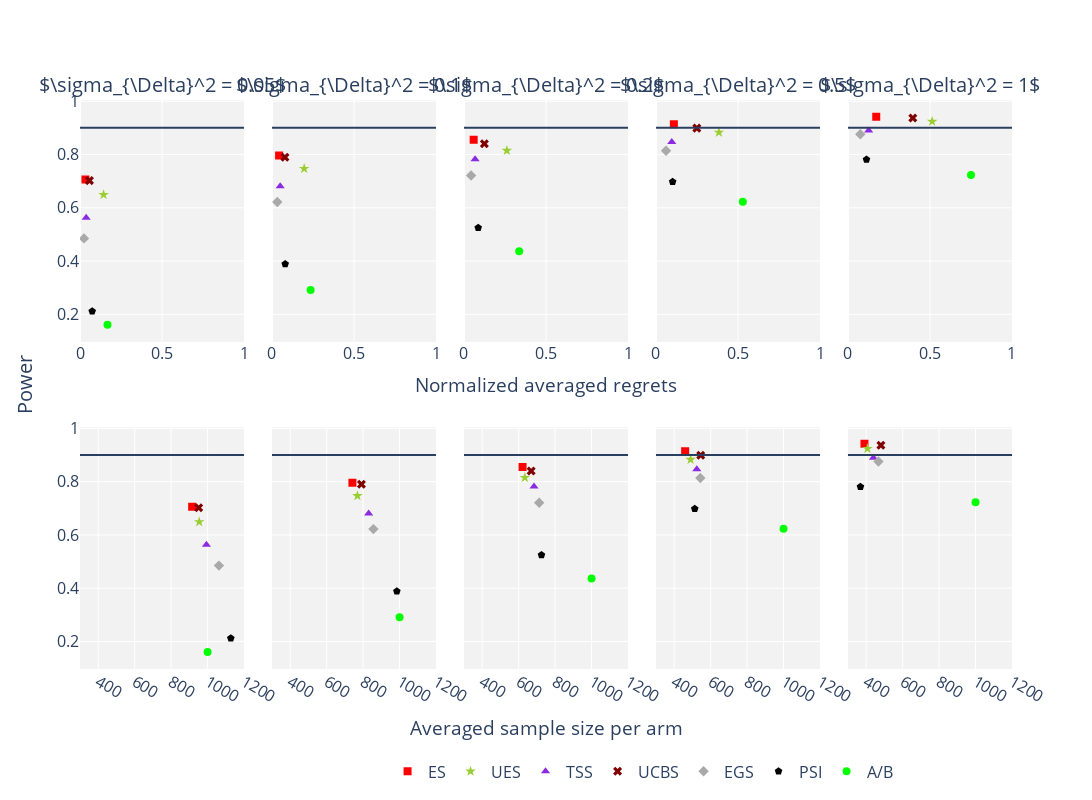

Notebook source saved alongside this figure:
### Code cell
df = pd.read_csv("res_sim_5arm_gauss_var_sigma.csv")
idx2key = {
    "0": r"$\sigma_{\Delta}^2 = 0.05$",
    "1": r"$\sigma_{\Delta}^2 = 0.1$",
    "2": r"$\sigma_{\Delta}^2 = 0.2$",
    "3": r"$\sigma_{\Delta}^2 = 0.5$",
    "4": r"$\sigma_{\Delta}^2 = 1$",
}
algos = ["ES", "UES", "TSS", "UCBS", "EGS", "PSI", "A/B"]
key2data = get_key2data(df, idx2key, algos)
print(key2data)
fig = sd_return_fig(algos, key2data, 0.21, True, [[0.00, 1.0], [300, 1200]], 8, 0.9)
# print(fig.layout)
fig.show()
plotly.io.write_image(fig, 'sim_5arm_gauss_var_sigma.pdf', format='pdf')

### Figure 1 — Plotly figure (JSON) as saved in the notebook; plotly's stock layout.template omitted (floating-point values rounded to 4 significant figures)
{"data": [{"legendgroup": "ES", "marker": {"color": ["red"], "size": 8, "symbol": ["square"]}, "mode": "markers", "name": "ES", "orientation": "h", "showlegend": true, "type": "scatter", "x": [0.03333], "xaxis": "x", "y": [0.706], "yaxis": "y"}, {"legendgroup": "ES", "marker": {"color": ["red"], "size": 8, "symbol": ["square"]}, "mode": "markers", "name": "ES", "orientation": "h", "showlegend": false, "type": "scatter", "x": [915.4], "xaxis": "x6", "y": [0.706], "yaxis": "y6"}, {"legendgroup": "UES", "marker": {"color": ["yellowgreen"], "size": 8, "symbol": ["star"]}, "mode": "markers", "name": "UES", "orientation": "h", "showlegend": true, "type": "scatter", "x": [0.1438], "xaxis": "x", "y": [0.649], "yaxis": "y"}, {"legendgroup": "UES", "marker": {"color": ["yellowgreen"], "size": 8, "symbol": ["star"]}, "mode": "markers", "name": "UES", "orientation": "h", "showlegend": false, "type": "scatter", "x": [954.1], "xaxis": "x6", "y": [0.649], "yaxis": "y6"}, {"legendgroup": "TSS", "marker": {"color": ["blueviolet"], "size": 8, "symbol": ["triangle-up"]}, "mode": "markers", "name": "TSS", "orientation": "h", "showlegend": true, "type": "scatter", "x": [0.03762], "xaxis": "x", "y": [0.563], "yaxis": "y"}, {"legendgroup": "TSS", "marker": {"color": ["blueviolet"], "size": 8, "symbol": ["triangle-up"]}, "mode": "markers", "name": "TSS", "orientation": "h", "showlegend": false, "type": "scatter", "x": [993.6], "xaxis": "x6", "y": [0.563], "yaxis": "y6"}, {"legendgroup": "UCBS", "marker": {"color": ["maroon"], "size": 8, "symbol": ["x"]}, "mode": "markers", "name": "UCBS", "orientation": "h", "showlegend": true, "type": "scatter", "x": [0.05762], "xaxis": "x", "y": [0.702], "yaxis": "y"}, {"legendgroup": "UCBS", "marker": {"color": ["maroon"], "size": 8, "symbol": ["x"]}, "mode": "markers", "name": "UCBS", "orientation": "h", "showlegend": false, "type": "scatter", "x": [951.3], "xaxis": "x6", "y": [0.702], "yaxis": "y6"}, {"legendgroup": "EGS", "marker": {"color": ["darkgray"], "size": 8, "symbol": ["diamond"]}, "mode": "markers", "name": "EGS", "orientation": "h", "showlegend": true, "type": "scatter", "x": [0.02429], "xaxis": "x", "y": [0.485], "yaxis": "y"}, {"legendgroup": "EGS", "marker": {"color": ["darkgray"], "size": 8, "symbol": ["diamond"]}, "mode": "markers", "name": "EGS", "orientation": "h", "showlegend": false, "type": "scatter", "x": [1062.0], "xaxis": "x6", "y": [0.485], "yaxis": "y6"}, {"legendgroup": "PSI", "marker": {"color": ["black"], "size": 8, "symbol": ["pentagon"]}, "mode": "markers", "name": "PSI", "orientation": "h", "showlegend": true, "type": "scatter", "x": [0.07429], "xaxis": "x", "y": [0.212], "yaxis": "y"}, {"legendgroup": "PSI", "marker": {"color": ["black"], "size": 8, "symbol": ["pentagon"]}, "mode": "markers", "name": "PSI", "orientation": "h", "showlegend": false, "type": "scatter", "x": [1127.0], "xaxis": "x6", "y": [0.212], "yaxis": "y6"}, {"legendgroup": "A/B", "marker": {"color": ["lime"], "size": 8, "symbol": ["circle"]}, "mode": "markers", "name": "A/B", "orientation": "h", "showlegend": true, "type": "scatter", "x": [0.1676], "xaxis": "x", "y": [0.161], "yaxis": "y"}, {"legendgroup": "A/B", "marker": {"color": ["lime"], "size": 8, "symbol": ["circle"]}, "mode": "markers", "name": "A/B", "orientation": "h", "showlegend": false, "type": "scatter", "x": [1000], "xaxis": "x6", "y": [0.161], "yaxis": "y6"}, {"legendgroup": "ES", "marker": {"color": ["red"], "size": 8, "symbol": ["square"]}, "mode": "markers", "name": "ES", "orientation": "h", "showlegend": false, "type": "scatter", "x": [0.04333], "xaxis": "x2", "y": [0.796], "yaxis": "y2"}, {"legendgroup": "ES", "marker": {"color": ["red"], "size": 8, "symbol": ["square"]}, "mode": "markers", "name": "ES", "orientation": "h", "showlegend": false, "type": "scatter", "x": [741.3], "xaxis": "x7", "y": [0.796], "yaxis": "y7"}, {"legendgroup": "UES", "marker": {"color": ["yellowgreen"], "size": 8, "symbol": ["star"]}, "mode": "markers", "name": "UES", "orientation": "h", "showlegend": false, "type": "scatter", "x": [0.1962], "xaxis": "x2", "y": [0.747], "yaxis": "y2"}, {"legendgroup": "UES", "marker": {"color": ["yellowgreen"], "size": 8, "symbol": ["star"]}, "mode": "markers", "name": "UES", "orientation": "h", "showlegend": false, "type": "scatter", "x": [768.7], "xaxis": "x7", "y": [0.747], "yaxis": "y7"}, {"legendgroup": "TSS", "marker": {"color": ["blueviolet"], "size": 8, "symbol": ["triangle-up"]}, "mode": "markers", "name": "TSS", "orientation": "h", "showlegend": false, "type": "scatter", "x": [0.05], "xaxis": "x2", "y": [0.681], "yaxis": "y2"}, {"legendgroup": "TSS", "marker": {"color": ["blueviolet"], "size": 8, "symbol": ["triangle-up"]}, "mode": "markers", "name": "TSS", "orientation": "h", "showlegend": false, "type": "scatter", "x": [830.4], "xaxis": "x7", "y": [0.681], "yaxis": "y7"}, {"legendgroup": "UCBS", "marker": {"color": ["maroon"], "size": 8, "symbol": ["x"]}, "mode": "markers", "name": "UCBS", "orientation": "h", "showlegend": false, "type": "scatter", "x": [0.07905], "xaxis": "x2", "y": [0.79], "yaxis": "y2"}, {"legendgroup": "UCBS", "marker": {"color": ["maroon"], "size": 8, "symbol": ["x"]}, "mode": "markers", "name": "UCBS", "orientation": "h", "showlegend": false, "type": "scatter", "x": [790.9], "xaxis": "x7", "y": [0.79], "yaxis": "y7"}, {"legendgroup": "EGS", "marker": {"color": ["darkgray"], "size": 8, "symbol": ["diamond"]}, "mode": "markers", "name": "EGS", "orientation": "h", "showlegend": false, "type": "scatter", "x": [0.03238], "xaxis": "x2", "y": [0.622], "yaxis": "y2"}, {"legendgroup": "EGS", "marker": {"color": ["darkgray"], "size": 8, "symbol": ["diamond"]}, "mode": "markers", "name": "EGS", "orientation": "h", "showlegend": false, "type": "scatter", "x": [856.5], "xaxis": "x7", "y": [0.622], "yaxis": "y7"}, {"legendgroup": "PSI", "marker": {"color": ["black"], "size": 8, "symbol": ["pentagon"]}, "mode": "markers", "name": "PSI", "orientation": "h", "showlegend": false, "type": "scatter", "x": [0.08048], "xaxis": "x2", "y": [0.389], "yaxis": "y2"}, {"legendgroup": "PSI", "marker": {"color": ["black"], "size": 8, "symbol": ["pentagon"]}, "mode": "markers", "name": "PSI", "orientation": "h", "showlegend": false, "type": "scatter", "x": [985.0], "xaxis": "x7", "y": [0.389], "yaxis": "y7"}, {"legendgroup": "A/B", "marker": {"color": ["lime"], "size": 8, "symbol": ["circle"]}, "mode": "markers", "name": "A/B", "orientation": "h", "showlegend": false, "type": "scatter", "x": [0.2357], "xaxis": "x2", "y": [0.291], "yaxis": "y2"}, {"legendgroup": "A/B", "marker": {"color": ["lime"], "size": 8, "symbol": ["circle"]}, "mode": "markers", "name": "A/B", "orientation": "h", "showlegend": false, "type": "scatter", "x": [1000], "xaxis": "x7", "y": [0.291], "yaxis": "y7"}, {"legendgroup": "ES", "marker": {"color": ["red"], "size": 8, "symbol": ["square"]}, "mode": "markers", "name": "ES", "orientation": "h", "showlegend": false, "type": "scatter", "x": [0.05905], "xaxis": "x3", "y": [0.855], "yaxis": "y3"}, {"legendgroup": "ES", "marker": {"color": ["red"], "size": 8, "symbol": ["square"]}, "mode": "markers", "name": "ES", "orientation": "h", "showlegend": false, "type": "scatter", "x": [621.4], "xaxis": "x8", "y": [0.855], "yaxis": "y8"}, {"legendgroup": "UES", "marker": {"color": ["yellowgreen"], "size": 8, "symbol": ["star"]}, "mode": "markers", "name": "UES", "orientation": "h", "showlegend": false, "type": "scatter", "x": [0.2614], "xaxis": "x3", "y": [0.815], "yaxis": "y3"}, {"legendgroup": "UES", "marker": {"color": ["yellowgreen"], "size": 8, "symbol": ["star"]}, "mode": "markers", "name": "UES", "orientation": "h", "showlegend": false, "type": "scatter", "x": [634.0], "xaxis": "x8", "y": [0.815], "yaxis": "y8"}, {"legendgroup": "TSS", "marker": {"color": ["blueviolet"], "size": 8, "symbol": ["triangle-up"]}, "mode": "markers", "name": "TSS", "orientation": "h", "showlegend": false, "type": "scatter", "x": [0.06762], "xaxis": "x3", "y": [0.782], "yaxis": "y3"}, {"legendgroup": "TSS", "marker": {"color": ["blueviolet"], "size": 8, "symbol": ["triangle-up"]}, "mode": "markers", "name": "TSS", "orientation": "h", "showlegend": false, "type": "scatter", "x": [684.2], "xaxis": "x8", "y": [0.782], "yaxis": "y8"}, {"legendgroup": "UCBS", "marker": {"color": ["maroon"], "size": 8, "symbol": ["x"]}, "mode": "markers", "name": "UCBS", "orientation": "h", "showlegend": false, "type": "scatter", "x": [0.1243], "xaxis": "x3", "y": [0.84], "yaxis": "y3"}, {"legendgroup": "UCBS", "marker": {"color": ["maroon"], "size": 8, "symbol": ["x"]}, "mode": "markers", "name": "UCBS", "orientation": "h", "showlegend": false, "type": "scatter", "x": [668.7], "xaxis": "x8", "y": [0.84], "yaxis": "y8"}, {"legendgroup": "EGS", "marker": {"color": ["darkgray"], "size": 8, "symbol": ["diamond"]}, "mode": "markers", "name": "EGS", "orientation": "h", "showlegend": false, "type": "scatter", "x": [0.04333], "xaxis": "x3", "y": [0.721], "yaxis": "y3"}, {"legendgroup": "EGS", "marker": {"color": ["darkgray"], "size": 8, "symbol": ["diamond"]}, "mode": "markers", "name": "EGS", "orientation": "h", "showlegend": false, "type": "scatter", "x": [712.5], "xaxis": "x8", "y": [0.721], "yaxis": "y8"}, {"legendgroup": "PSI", "marker": {"color": ["black"], "size": 8, "symbol": ["pentagon"]}, "mode": "markers", "name": "PSI", "orientation": "h", "showlegend": false, "type": "scatter", "x": [0.08667], "xaxis": "x3", "y": [0.525], "yaxis": "y3"}, {"legendgroup": "PSI", "marker": {"color": ["black"], "size": 8, "symbol": ["pentagon"]}, "mode": "markers", "name": "PSI", "orientation": "h", "showlegend": false, "type": "scatter", "x": [725.1], "xaxis": "x8", "y": [0.525], "yaxis": "y8"}, {"legendgroup": "A/B", "marker": {"color": ["lime"], "size": 8, "symbol": ["circle"]}, "mode": "markers", "name": "A/B", "orientation": "h", "showlegend": false, "type": "scatter", "x": [0.3367], "xaxis": "x3", "y": [0.437], "yaxis": "y3"}, {"legendgroup": "A/B", "marker": {"color": ["lime"], "size": 8, "symbol": ["circle"]}, "mode": "markers", "name": "A/B", "orientation": "h", "showlegend": false, "type": "scatter", "x": [1000], "xaxis": "x8", "y": [0.437], "yaxis": "y8"}, {"legendgroup": "ES", "marker": {"color": ["red"], "size": 8, "symbol": ["square"]}, "mode": "markers", "name": "ES", "orientation": "h", "showlegend": false, "type": "scatter", "x": [0.109], "xaxis": "x4", "y": [0.914], "yaxis": "y4"}, {"legendgroup": "ES", "marker": {"color": ["red"], "size": 8, "symbol": ["square"]}, "mode": "markers", "name": "ES", "orientation": "h", "showlegend": false, "type": "scatter", "x": [460.1], "xaxis": "x9", "y": [0.914], "yaxis": "y9"}, {"legendgroup": "UES", "marker": {"color": ["yellowgreen"], "size": 8, "symbol": ["star"]}, "mode": "markers", "name": "UES", "orientation": "h", "showlegend": false, "type": "scatter", "x": [0.3838], "xaxis": "x4", "y": [0.883], "yaxis": "y4"}, {"legendgroup": "UES", "marker": {"color": ["yellowgreen"], "size": 8, "symbol": ["star"]}, "mode": "markers", "name": "UES", "orientation": "h", "showlegend": false, "type": "scatter", "x": [490], "xaxis": "x9", "y": [0.883], "yaxis": "y9"}, {"legendgroup": "TSS", "marker": {"color": ["blueviolet"], "size": 8, "symbol": ["triangle-up"]}, "mode": "markers", "name": "TSS", "orientation": "h", "showlegend": false, "type": "scatter", "x": [0.09619], "xaxis": "x4", "y": [0.847], "yaxis": "y4"}, {"legendgroup": "TSS", "marker": {"color": ["blueviolet"], "size": 8, "symbol": ["triangle-up"]}, "mode": "markers", "name": "TSS", "orientation": "h", "showlegend": false, "type": "scatter", "x": [523.9], "xaxis": "x9", "y": [0.847], "yaxis": "y9"}, {"legendgroup": "UCBS", "marker": {"color": ["maroon"], "size": 8, "symbol": ["x"]}, "mode": "markers", "name": "UCBS", "orientation": "h", "showlegend": false, "type": "scatter", "x": [0.249], "xaxis": "x4", "y": [0.899], "yaxis": "y4"}, {"legendgroup": "UCBS", "marker": {"color": ["maroon"], "size": 8, "symbol": ["x"]}, "mode": "markers", "name": "UCBS", "orientation": "h", "showlegend": false, "type": "scatter", "x": [545.6], "xaxis": "x9", "y": [0.899], "yaxis": "y9"}, {"legendgroup": "EGS", "marker": {"color": ["darkgray"], "size": 8, "symbol": ["diamond"]}, "mode": "markers", "name": "EGS", "orientation": "h", "showlegend": false, "type": "scatter", "x": [0.06143], "xaxis": "x4", "y": [0.814], "yaxis": "y4"}, {"legendgroup": "EGS", "marker": {"color": ["darkgray"], "size": 8, "symbol": ["diamond"]}, "mode": "markers", "name": "EGS", "orientation": "h", "showlegend": false, "type": "scatter", "x": [543.3], "xaxis": "x9", "y": [0.814], "yaxis": "y9"}, {"legendgroup": "PSI", "marker": {"color": ["black"], "size": 8, "symbol": ["pentagon"]}, "mode": "markers", "name": "PSI", "orientation": "h", "showlegend": false, "type": "scatter", "x": [0.1014], "xaxis": "x4", "y": [0.698], "yaxis": "y4"}, {"legendgroup": "PSI", "marker": {"color": ["black"], "size": 8, "symbol": ["pentagon"]}, "mode": "markers", "name": "PSI", "orientation": "h", "showlegend": false, "type": "scatter", "x": [512.7], "xaxis": "x9", "y": [0.698], "yaxis": "y9"}, {"legendgroup": "A/B", "marker": {"color": ["lime"], "size": 8, "symbol": ["circle"]}, "mode": "markers", "name": "A/B", "orientation": "h", "showlegend": false, "type": "scatter", "x": [0.5295], "xaxis": "x4", "y": [0.623], "yaxis": "y4"}, {"legendgroup": "A/B", "marker": {"color": ["lime"], "size": 8, "symbol": ["circle"]}, "mode": "markers", "name": "A/B", "orientation": "h", "showlegend": false, "type": "scatter", "x": [1000], "xaxis": "x9", "y": [0.623], "yaxis": "y9"}, {"legendgroup": "ES", "marker": {"color": ["red"], "size": 8, "symbol": ["square"]}, "mode": "markers", "name": "ES", "orientation": "h", "showlegend": false, "type": "scatter", "x": [0.1724], "xaxis": "x5", "y": [0.942], "yaxis": "y5"}, {"legendgroup": "ES", "marker": {"color": ["red"], "size": 8, "symbol": ["square"]}, "mode": "markers", "name": "ES", "orientation": "h", "showlegend": false, "type": "scatter", "x": [390.5], "xaxis": "x10", "y": [0.942], "yaxis": "y10"}, {"legendgroup": "UES", "marker": {"color": ["yellowgreen"], "size": 8, "symbol": ["star"]}, "mode": "markers", "name": "UES", "orientation": "h", "showlegend": false, "type": "scatter", "x": [0.5133], "xaxis": "x5", "y": [0.924], "yaxis": "y5"}, {"legendgroup": "UES", "marker": {"color": ["yellowgreen"], "size": 8, "symbol": ["star"]}, "mode": "markers", "name": "UES", "orientation": "h", "showlegend": false, "type": "scatter", "x": [407.0], "xaxis": "x10", "y": [0.924], "yaxis": "y10"}, {"legendgroup": "TSS", "marker": {"color": ["blueviolet"], "size": 8, "symbol": ["triangle-up"]}, "mode": "markers", "name": "TSS", "orientation": "h", "showlegend": false, "type": "scatter", "x": [0.1262], "xaxis": "x5", "y": [0.89], "yaxis": "y5"}, {"legendgroup": "TSS", "marker": {"color": ["blueviolet"], "size": 8, "symbol": ["triangle-up"]}, "mode": "markers", "name": "TSS", "orientation": "h", "showlegend": false, "type": "scatter", "x": [439.6], "xaxis": "x10", "y": [0.89], "yaxis": "y10"}, {"legendgroup": "UCBS", "marker": {"color": ["maroon"], "size": 8, "symbol": ["x"]}, "mode": "markers", "name": "UCBS", "orientation": "h", "showlegend": false, "type": "scatter", "x": [0.3952], "xaxis": "x5", "y": [0.937], "yaxis": "y5"}, {"legendgroup": "UCBS", "marker": {"color": ["maroon"], "size": 8, "symbol": ["x"]}, "mode": "markers", "name": "UCBS", "orientation": "h", "showlegend": false, "type": "scatter", "x": [480.8], "xaxis": "x10", "y": [0.937], "yaxis": "y10"}, {"legendgroup": "EGS", "marker": {"color": ["darkgray"], "size": 8, "symbol": ["diamond"]}, "mode": "markers", "name": "EGS", "orientation": "h", "showlegend": false, "type": "scatter", "x": [0.07524], "xaxis": "x5", "y": [0.876], "yaxis": "y5"}, {"legendgroup": "EGS", "marker": {"color": ["darkgray"], "size": 8, "symbol": ["diamond"]}, "mode": "markers", "name": "EGS", "orientation": "h", "showlegend": false, "type": "scatter", "x": [467.2], "xaxis": "x10", "y": [0.876], "yaxis": "y10"}, {"legendgroup": "PSI", "marker": {"color": ["black"], "size": 8, "symbol": ["pentagon"]}, "mode": "markers", "name": "PSI", "orientation": "h", "showlegend": false, "type": "scatter", "x": [0.1129], "xaxis": "x5", "y": [0.781], "yaxis": "y5"}, {"legendgroup": "PSI", "marker": {"color": ["black"], "size": 8, "symbol": ["pentagon"]}, "mode": "markers", "name": "PSI", "orientation": "h", "showlegend": false, "type": "scatter", "x": [368.4], "xaxis": "x10", "y": [0.781], "yaxis": "y10"}, {"legendgroup": "A/B", "marker": {"color": ["lime"], "size": 8, "symbol": ["circle"]}, "mode": "markers", "name": "A/B", "orientation": "h", "showlegend": false, "type": "scatter", "x": [0.75], "xaxis": "x5", "y": [0.723], "yaxis": "y5"}, {"legendgroup": "A/B", "marker": {"color": ["lime"], "size": 8, "symbol": ["circle"]}, "mode": "markers", "name": "A/B", "orientation": "h", "showlegend": false, "type": "scatter", "x": [1000], "xaxis": "x10", "y": [0.723], "yaxis": "y10"}], "layout": {"annotations": [{"font": {"size": 20}, "showarrow": false, "text": "$\\sigma_{\\Delta}^2 = 0.05$", "x": 0.088, "xanchor": "center", "xref": "paper", "y": 1, "yanchor": "bottom", "yref": "paper"}, {"font": {"size": 20}, "showarrow": false, "text": "$\\sigma_{\\Delta}^2 = 0.1$", "x": 0.294, "xanchor": "center", "xref": "paper", "y": 1, "yanchor": "bottom", "yref": "paper"}, {"font": {"size": 20}, "showarrow": false, "text": "$\\sigma_{\\Delta}^2 = 0.2$", "x": 0.5, "xanchor": "center", "xref": "paper", "y": 1, "yanchor": "bottom", "yref": "paper"}, {"font": {"size": 20}, "showarrow": false, "text": "$\\sigma_{\\Delta}^2 = 0.5$", "x": 0.706, "xanchor": "center", "xref": "paper", "y": 1, "yanchor": "bottom", "yref": "paper"}, {"font": {"size": 20}, "showarrow": false, "text": "$\\sigma_{\\Delta}^2 = 1$", "x": 0.912, "xanchor": "center", "xref": "paper", "y": 1, "yanchor": "bottom", "yref": "paper"}, {"font": {"size": 20}, "showarrow": false, "text": "Power", "textangle": -90, "x": 0, "xanchor": "right", "xref": "paper", "xshift": -40, "y": 0.5, "yanchor": "middle", "yref": "paper"}], "font": {"size": 16}, "height": 800, "legend": {"orientation": "h", "x": 0.33, "y": -0.15}, "plot_bgcolor": "rgb(242,242,242)", "shapes": [{"type": "line", "x0": 0, "x1": 1, "xref": "x domain", "y0": 0.9, "y1": 0.9, "yref": "y"}, {"type": "line", "x0": 0, "x1": 1, "xref": "x2 domain", "y0": 0.9, "y1": 0.9, "yref": "y2"}, {"type": "line", "x0": 0, "x1": 1, "xref": "x3 domain", "y0": 0.9, "y1": 0.9, "yref": "y3"}, {"type": "line", "x0": 0, "x1": 1, "xref": "x4 domain", "y0": 0.9, "y1": 0.9, "yref": "y4"}, {"type": "line", "x0": 0, "x1": 1, "xref": "x5 domain", "y0": 0.9, "y1": 0.9, "yref": "y5"}, {"type": "line", "x0": 0, "x1": 1, "xref": "x6 domain", "y0": 0.9, "y1": 0.9, "yref": "y6"}, {"type": "line", "x0": 0, "x1": 1, "xref": "x7 domain", "y0": 0.9, "y1": 0.9, "yref": "y7"}, {"type": "line", "x0": 0, "x1": 1, "xref": "x8 domain", "y0": 0.9, "y1": 0.9, "yref": "y8"}, {"type": "line", "x0": 0, "x1": 1, "xref": "x9 domain", "y0": 0.9, "y1": 0.9, "yref": "y9"}, {"type": "line", "x0": 0, "x1": 1, "xref": "x10 domain", "y0": 0.9, "y1": 0.9, "yref": "y10"}], "width": 1600, "xaxis": {"anchor": "y", "domain": [0, 0.176], "range": [0, 1], "type": "linear"}, "xaxis10": {"anchor": "y10", "domain": [0.824, 1], "range": [300, 1200], "type": "linear"}, "xaxis2": {"anchor": "y2", "domain": [0.206, 0.382], "range": [0, 1], "type": "linear"}, "xaxis3": {"anchor": "y3", "domain": [0.412, 0.588], "range": [0, 1], "title": {"text": "Normalized averaged regrets"}, "type": "linear"}, "xaxis4": {"anchor": "y4", "domain": [0.618, 0.794], "range": [0, 1], "type": "linear"}, "xaxis5": {"anchor": "y5", "domain": [0.824, 1], "range": [0, 1], "type": "linear"}, "xaxis6": {"anchor": "y6", "domain": [0, 0.176], "range": [300, 1200], "type": "linear"}, "xaxis7": {"anchor": "y7", "domain": [0.206, 0.382], "range": [300, 1200], "type": "linear"}, "xaxis8": {"anchor": "y8", "domain": [0.412, 0.588], "range": [300, 1200], "title": {"text": "Averaged sample size per arm"}, "type": "linear"}, "xaxis9": {"anchor": "y9", "domain": [0.618, 0.794], "range": [300, 1200], "type": "linear"}, "yaxis": {"anchor": "x", "autorange": true, "domain": [0.575, 1], "range": [0.09672, 1.006], "type": "linear"}, "yaxis10": {"anchor": "x10", "autorange": true, "domain": [0, 0.425], "matches": "y6", "range": [0.09672, 1.006], "showticklabels": false, "type": "linear"}, "yaxis2": {"anchor": "x2", "autorange": true, "domain": [0.575, 1], "matches": "y", "range": [0.09672, 1.006], "showticklabels": false, "type": "linear"}, "yaxis3": {"anchor": "x3", "autorange": true, "domain": [0.575, 1], "matches": "y", "range": [0.09672, 1.006], "showticklabels": false, "type": "linear"}, "yaxis4": {"anchor": "x4", "autorange": true, "domain": [0.575, 1], "matches": "y", "range": [0.09672, 1.006], "showticklabels": false, "type": "linear"}, "yaxis5": {"anchor": "x5", "autorange": true, "domain": [0.575, 1], "matches": "y", "range": [0.09672, 1.006], "showticklabels": false, "type": "linear"}, "yaxis6": {"anchor": "x6", "autorange": true, "domain": [0, 0.425], "range": [0.09672, 1.006], "type": "linear"}, "yaxis7": {"anchor": "x7", "autorange": true, "domain": [0, 0.425], "matches": "y6", "range": [0.09672, 1.006], "showticklabels": false, "type": "linear"}, "yaxis8": {"anchor": "x8", "autorange": true, "domain": [0, 0.425], "matches": "y6", "range": [0.09672, 1.006], "showticklabels": false, "type": "linear"}, "yaxis9": {"anchor": "x9", "autorange": true, "domain": [0, 0.425], "matches": "y6", "range": [0.09672, 1.006], "showticklabels": false, "type": "linear"}}}
